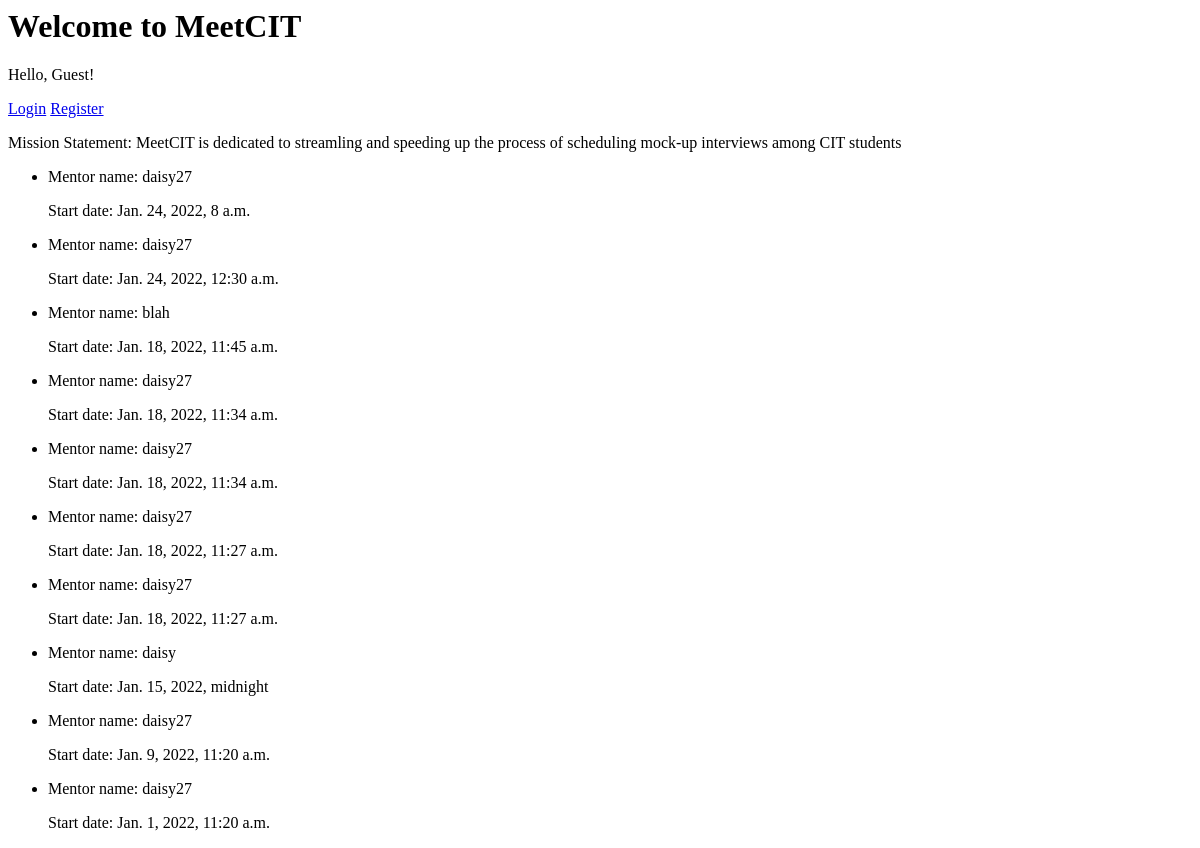
/homepage/, run on an earlier commit of the app's database.
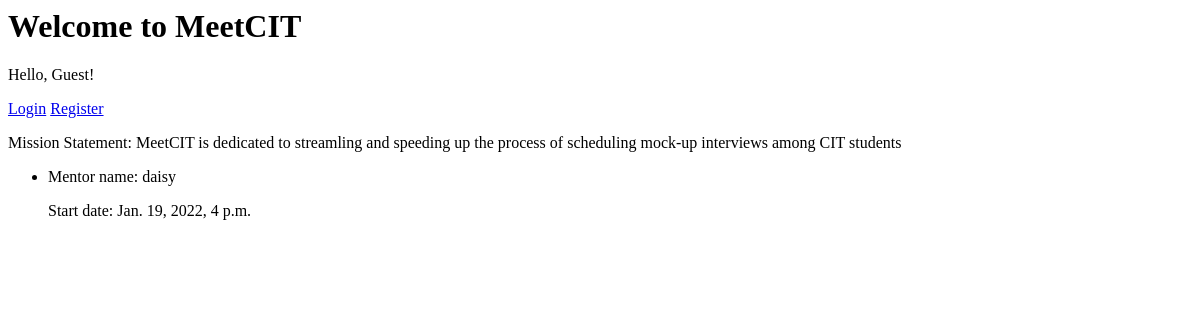
And on a later commit of the database.
### cal/models.py (models this page shows, shortened)
class Event(models.Model):
    mentor = models.CharField(max_length=200)
    zoom_link = models.TextField()
    start_time = models.DateTimeField('start time')
    end_time = models.DateTimeField('end time')
    avaliable = models.BooleanField(default=True)
    class Meta:
        permissions = (
            ('can_edit', 'Can edit the event'),
        )

### cal/views.py (the view)
# urls.py: path('homepage/', homepage, name='homepage'),
def homepage(request):
    earliest_slots_list = Event.objects.order_by('-start_time')
    context = {'earliest_slots_list': earliest_slots_list}
    return render(request, 'homepage/homepage.html', context)

### cal/templates/homepage/homepage.html
{% extends 'base.html' %} {% block content %}
<p>Hello, {{ user.username|default:'Guest' }}!</p>
<div>
    {% if user.is_authenticated %}
    <a href="{% url 'users:dashboard'%}"></a>
    <a href="{% url 'users:logout' %}">Logout</a>
    {% else %}
    <a href="{% url 'users:login' %}">Login</a>
    <a href="{% url 'users:register' %}">Register</a>
    {% endif %}
</div>
<p>Mission Statement: MeetCIT is dedicated to streamling and speeding up the process of scheduling mock-up interviews
    among CIT students</p>
{% if earliest_slots_list %}
<ul>
    {% for appointment in earliest_slots_list %}
    <li>
        <p>Mentor name: {{appointment.mentor}}</p>
        <p>Start date: {{appointment.start_time}}</p>
    </li>
    {% endfor %}
</ul>
{% else %}
<p>No interview appointment available. Host as a mentor <a href="">now!</a></p>
{% endif %}
{% endblock %}

### users/templates/base.html (shortened to what this page needs)
<h1>Welcome to MeetCIT</h1>
{% block content %} {% endblock %}

What changed in the data, as far as the page shows it:
removed Event: mentor "daisy27", start_time "Jan. 24, 2022, 8 a.m."
removed Event: mentor "daisy27", start_time "Jan. 24, 2022, 12:30 a.m."
removed Event: mentor "blah", start_time "Jan. 18, 2022, 11:45 a.m."
removed Event: mentor "daisy27", start_time "Jan. 18, 2022, 11:34 a.m."
removed Event: mentor "daisy27", start_time "Jan. 18, 2022, 11:34 a.m."
removed Event: mentor "daisy27", start_time "Jan. 18, 2022, 11:27 a.m."
removed Event: mentor "daisy27", start_time "Jan. 18, 2022, 11:27 a.m."
removed Event: mentor "daisy27", start_time "Jan. 9, 2022, 11:20 a.m."
removed Event: mentor "daisy27", start_time "Jan. 1, 2022, 11:20 a.m."
changed Event "daisy": start_time "Jan. 15, 2022, midnight" → "Jan. 19, 2022, 4 p.m."
